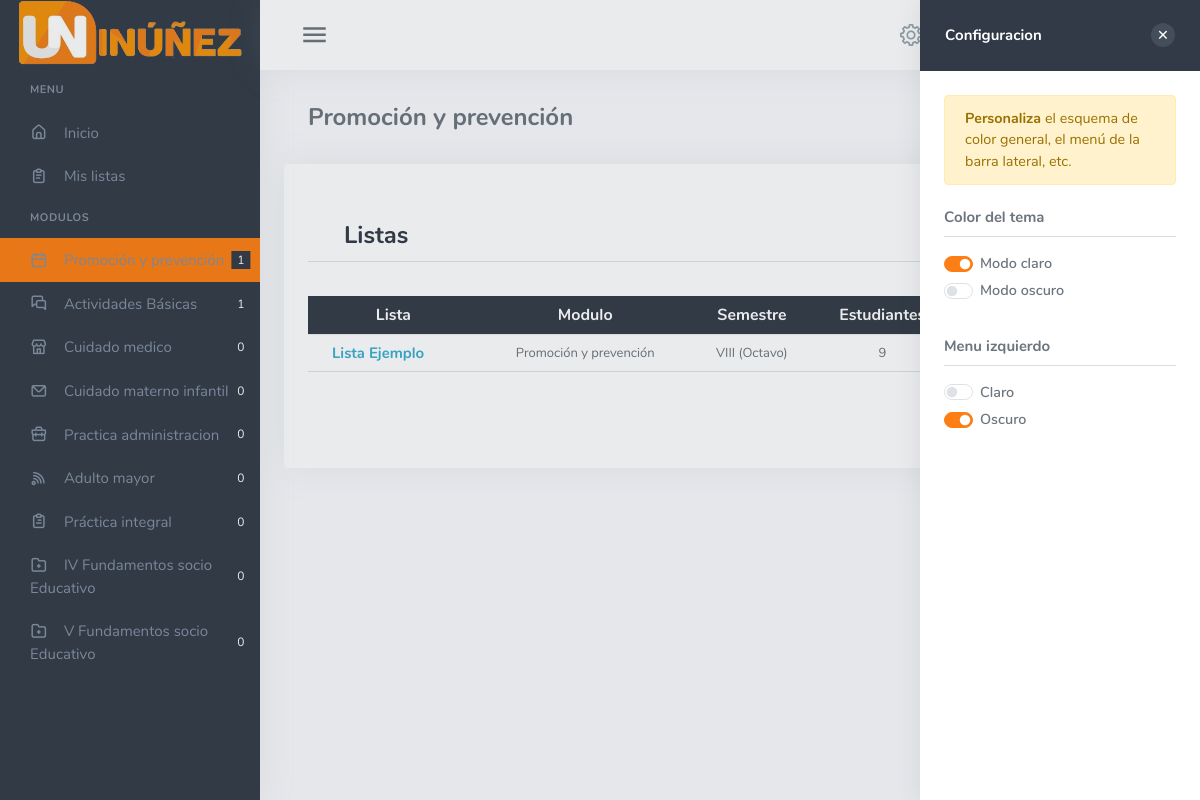
Screenshot of /pages/1promoyprev.php (signed in) with the database file from the repository.
### tables this page shows
CREATE TABLE `usuarios` (
  `id` int(10) NOT NULL,
  `nombre` varchar(255) NOT NULL,
  `apellido` varchar(255) NOT NULL,
  `correo` varchar(255) NOT NULL,
  `clave` varchar(255) NOT NULL,
  `ultima_sesion` varchar(69) NOT NULL,
  `documento` int(15) NOT NULL,
  `fecha` varchar(50) NOT NULL,
  `estado` varchar(20) NOT NULL,
  `rol` varchar(10) NOT NULL
);

CREATE TABLE `listas` (
  `id` int(10) NOT NULL,
  `id_modulo` int(10) NOT NULL,
  `nombre` varchar(255) NOT NULL,
  `semestre` varchar(15) NOT NULL,
  `fecha` varchar(60) NOT NULL,
  `id_usuario` int(10) NOT NULL
);

CREATE TABLE `modulos` (
  `id` int(10) NOT NULL,
  `nombre` varchar(255) NOT NULL,
  `rotaciones` int(5) NOT NULL
);

### pages/config/validatesesion.php (called while the page is built, shortened)
<?php
if (isset($_SESSION['id'])) {
    $idglobal = $_SESSION['id'];
    $consulta = "SELECT * from usuarios WHERE id = ?";
    $sentencia = $mbd->prepare($consulta);
    $sentencia->bindParam(1, $idglobal);
    $sentencia->execute();
} else if(isset($_SESSION['admin'])){
     $idglobal = $_SESSION['admin'];
     $consulta = "SELECT * from usuarios WHERE id = ?";
     $sentencia = $mbd->prepare($consulta);
     $sentencia->bindParam(1, $idglobal);
     $sentencia->execute();
     $filas = $sentencia->rowCount();
     $resultado = $sentencia->fetch();
     $nombre  = $resultado['nombre'];
     $apellido  = $resultado['apellido'];
     if($resultado['estado'] != 'activo'){
     header('Location:./config/singout.php');
     }
}else{
    header('Location:../index');
}
?>

### pages/config/listas-modulo.php (called while the page is built)
<?php
$sqllistas = "SELECT * from listas WHERE id_modulo = ? AND id_usuario = ? ORDER BY id DESC ";
$sentencialistas = $mbd->prepare($sqllistas);
$sentencialistas->bindParam(1, $idmodulo);
$sentencialistas->bindParam(2, $idglobal);
$sentencialistas->execute();
$filas2 = $sentencialistas->rowCount();
$listas = $sentencialistas->fetchAll();
?>

### pages/1promoyprev.php (the view, shortened to what this page needs)
<?php
include_once('databases/connectToBD.php');
include('config/validatesesion.php');
$idmodulo = 1;
include('config/listas-modulo.php');
$pypactive = true;
?>
<!DOCTYPE html>
<html lang="es">
<head>
    <?php include "config/config-header.php" ?>
</head>
<body class="loading"
    data-layout-config='{"leftSideBarTheme":"dark","layoutBoxed":false, "leftSidebarCondensed":false, "leftSidebarScrollable":false,"darkMode":false, "showRightSidebarOnStart": true}'>
    <div class="wrapper">
        <?php include "templates/plantilla-sidebar.php"; ?>
        <div class="content-page">
            <?php include "templates/plantilla-header.php"; ?>
            <div class="content container" id="app">
                <div class="contenedor">
                    <div class="row   px-3 my-3">
                        <div class="col-6  ">
                            <h3>Promoción y prevención</h3>
                        </div>
                        <div class="col-6 justify-content-end  d-flex align-items-center">
                            <span class="h6"><?php echo date('d/m/y') . ' - ' ?>
                                <div class="hora_hoy" style="display: inline;">00:00:00</div>
                            </span>
                        </div>
                    </div>
                    <div class="row">
                        <div class="col-12">
                            <div class="card">
                                <div class="card-body">
                                    <?php if ($filas2 != 0) { ?>
                                    <div id="tabla-list"
                                        class=" flex-wrap d-flex justify-content-center align-items-center mt-3">
                                        <h4 class="text-start w-100 h3 ps-4 border-bottom pb-2  text-dark">Listas</h4>
                                        <table class="table table-sm mt-3 table-centered mb-5">
                                            <thead class="text-center bg-dark text-white">
                                                <tr>
                                                    <th>Lista</th>
                                                    <th> Modulo</th>
                                                    <th>Semestre</th>
                                                    <th> Estudiantes</th>
                                                    <th>Fecha de añadido</th>
                                                </tr>
                                            </thead>
                                            <tbody class="text-center border-bottom">
                                                <?php
                                                    foreach ($listas as $dato) {
                                                    ?>
                                                <tr>
                                                    <td class="fw-bold fs-5 text-start ps-3 ">
                                                        <a href="listas?lista=<?php echo base64_encode(base64_encode($dato['id'])); ?>"
                                                            class="text-info"><?php echo ucwords(strtolower($dato['nombre'])); ?></a>
                                                    </td>
                                                    <td>
                                                        <?php
                                                                $modulo = 'SELECT * from modulos WHERE id = ? ';
                                                                $nmodulo = $mbd->prepare($modulo);
                                                                $nmodulo->bindParam(1, $dato['id_modulo']);
                                                                $nmodulo->execute();
                                                                $nombre = $nmodulo->fetch();
                                                                echo $nombre['nombre'];
                                                                ?>
                                                    </td>
                                                    <td>
                                                        <?php echo $dato['semestre']; ?>
                                                    </td>
                                                    <td>
                                                        <?php
                                                                $cantidad = 'SELECT * from estudiantes WHERE id_lista = ? ';
                                                                $sentenciacantidad = $mbd->prepare($cantidad);
                                                                $sentenciacantidad->bindParam(1, $dato['id']);
                                                                $sentenciacantidad->execute();
                                                                $filascantidad = $sentenciacantidad->rowCount();
                                                                echo $filascantidad;
                                                                ?>
                                                    </td>
                                                    <td>
                                                    </td>
                                                </tr>
                                                <?php
                                                    } ?>
                                            </tbody>
                                        </table>
                                    </div>
                                    <?php } ?>
                                </div>
                            </div>
                        </div>
                    </div>
                </div>
            </div>
        </div>
        <?php include "templates/plantilla-aside.php"; ?>
    </div>
</body>
</html>

### pages/templates/plantilla-sidebar.php (shortened to what this page needs)
<?php
$cantidad = [];
$cantidadm = 9;
for($i = 1; $i <= $cantidadm; $i++){
    $consultac = 'SELECT COUNT(*) AS cantidad FROM listas WHERE id_modulo = ? AND id_usuario = ?';
    $sentenciac = $mbd->prepare($consultac);
    $sentenciac->bindParam(1, $i);
    $sentenciac->bindParam(2, $idglobal);
    $sentenciac->execute();
    $fila =  $sentenciac->fetch();
    array_push($cantidad, $fila['cantidad']);
}
?>
<div class="leftside-menu" style="max-height: 100vh;  position: fixed">
    <a href="home" class="logo text-center logo-light">
        <span class="logo-lg">
            <img src="../assets/images/logo.png" alt="" height="70" draggable="false">
        </span>
    </a>
    <div class="h-100" id="leftside-menu-container" data-simplebar="">
        <ul class="side-nav">
            <li class="side-nav-title side-nav-item">Menu</li>
            <?php
            if (!isset($_SESSION['admin'])) {
            ?>
                <li class="side-nav-item">
                    <a href="home" aria-expanded="false" <?php if (isset($home)) {
                                                                echo 'style="background:#fd7e14 !important; "';
                                                            } ?> class="side-nav-link position-relative">
                        <i class="uil-home-alt"></i>
                        <span> Inicio </span>
                    </a>
                </li>
                <li class="side-nav-item">
                    <a href="listas.php " aria-expanded="false" class="side-nav-link position-relative" <?php if (isset($listactive)) {
                                                                                            echo 'style="background:#fd7e14 !important; color:white"';
                                                                                        } ?>>
                        <i class="uil uil-clipboard-notes"></i>
                        <span> Mis listas </span>
                    </a>
                </li>
                <li class="side-nav-title side-nav-item">Modulos</li>
                <li class="side-nav-item">
                    <a href="1promoyprev" class="side-nav-link position-relative position-relative" <?php if (isset($pypactive)) {
                                                                    echo 'style="background:#fd7e14 !important"';
                                                                } ?> >
                        <i class="uil-calender"></i>
                        <span class=" d-relat"> Promoción y prevención </span> <span class="bg-dark position-absolute px-1 top-50 end-0 translate-middle text-white fs-6"><?php echo $cantidad[0]; ?> </span>
                    </a>
                </li>
                <li class="side-nav-item">
                    <a href="2activbasicas" class="side-nav-link position-relative" <?php if (isset($actactive)) {
                                                                        echo 'style="background:#fd7e14 !important"';
                                                                    } ?>>
                        <i class="uil-comments-alt"></i>
                        <span> Actividades Básicas </span><span class="bg-dark position-absolute px-1 top-50 end-0 translate-middle text-white fs-6"><?php echo $cantidad[1]; ?> </span>
                    </a>
                </li>
                <li class="side-nav-item">
                    <a href="3cuimedico" aria-expanded="false" <?php if (isset($cuiactive)) {
                                                                    echo 'style="background:#fd7e14 !important"';
                                                                } ?> aria-controls="sidebarEcommerce" class="side-nav-link position-relative">
                        <i class="uil-store"></i>
                        <span> Cuidado medico </span><span class="bg-dark position-absolute px-1 top-50 end-0 translate-middle text-white fs-6"><?php echo $cantidad[2]; ?> </span>
                    </a>
                </li>
                <li class="side-nav-item">
                    <a href="4cuimaterno" aria-expanded="false" <?php if (isset($cuimactive)) {
                                                                    echo 'style="background:#fd7e14 !important"';
                                                                } ?> aria-controls="sidebarEmail" class="side-nav-link position-relative">
                        <i class="uil-envelope"></i>
                        <span> Cuidado materno infantil </span><span class="bg-dark position-absolute px-1 top-50 end-0 translate-middle text-white fs-6"><?php echo $cantidad[3]; ?> </span>
                    </a>
                </li>
                <li class="side-nav-item">
                    <a href="5practicaadmin" <?php if (isset($pracactive)) {
                                                    echo 'style="background:#fd7e14 !important"';
                                                } ?> aria-expanded="false" aria-controls="sidebarProjects" class="side-nav-link position-relative">
                        <i class="uil-briefcase"></i>
                        <span> Practica administracion </span><span class="bg-dark position-absolute px-1 top-50 end-0 translate-middle text-white fs-6"><?php echo $cantidad[4]; ?> </span>
                    </a>
                </li>
                <li class="side-nav-item">
                    <a href="6adulmayor" <?php if (isset($adulactive)) {
                                                echo 'style="background:#fd7e14 !important"';
                                            } ?> class="side-nav-link position-relative">
                        <i class="uil-rss"></i>
                        <span> Adulto mayor </span><span class="bg-dark position-absolute px-1 top-50 end-0 translate-middle text-white fs-6"><?php echo $cantidad[5]; ?> </span>
                    </a>
                </li>
                <li class="side-nav-item">
                    <a href="7practicainte" <?php if (isset($praciactive)) {
                                                echo 'style="background:#fd7e14 !important"';
                                            } ?> aria-expanded="false" aria-controls="sidebarTasks" class="side-nav-link position-relative">
                        <i class="uil-clipboard-alt"></i>
                        <span> Práctica integral </span><span class="bg-dark position-absolute px-1 top-50 end-0 translate-middle text-white fs-6"><?php echo $cantidad[6]; ?> </span>
                    </a>
                </li>
                <li class="side-nav-item">
                    <a href="8fundamentos4" <?php if (isset($ivactive)) {
                                                echo 'style="background:#fd7e14 !important"';
                                            } ?> class="side-nav-link position-relative">
                        <i class="uil-folder-plus"></i>
                        <span> IV Fundamentos socio Educativo </span> <span class="bg-dark position-absolute px-1 top-50 end-0 translate-middle text-white fs-6"><?php echo $cantidad[7]; ?> </span>
                    </a>
                </li>
                <li class="side-nav-item">
                    <a href="9fundamentos5" <?php if (isset($vactive)) {
                                                echo 'style="background:#fd7e14 !important"';
                                            } ?> class="side-nav-link position-relative">
                        <i class="uil-folder-plus"></i>
                        <span>V Fundamentos socio Educativo </span> <span class="bg-dark position-absolute px-1 top-50 end-0 translate-middle text-white fs-6"><?php echo $cantidad[8]; ?> </span>
                    </a>
                </li>
            <?php
            }
            ?>
        </ul>
    </div>
</div>

### assets/css/style.css (style rules this page uses)
.leftside-menu { transition: .1s; }
body { overflow: hidden; }
.content-page { overflow-y: auto; max-height: 80vh; scroll-behavior: smooth; padding-bottom: 30px; }
table tbody tr { transition: .1s; font-size: 15px; font-size: 13px !important; }
.content-page { padding-bottom: 100px; position: relative; }
.card { transition: .1s; }
a { cursor: pointer !important ; }
#tabla-list { width: 100%; }

### rows the page displays
usuarios: id "1", documento "0"
listas: nombre "Lista Ejemplo", id_modulo.nombre "Promoción y prevención", semestre "VIII (Octavo)", filascantidad "9"
